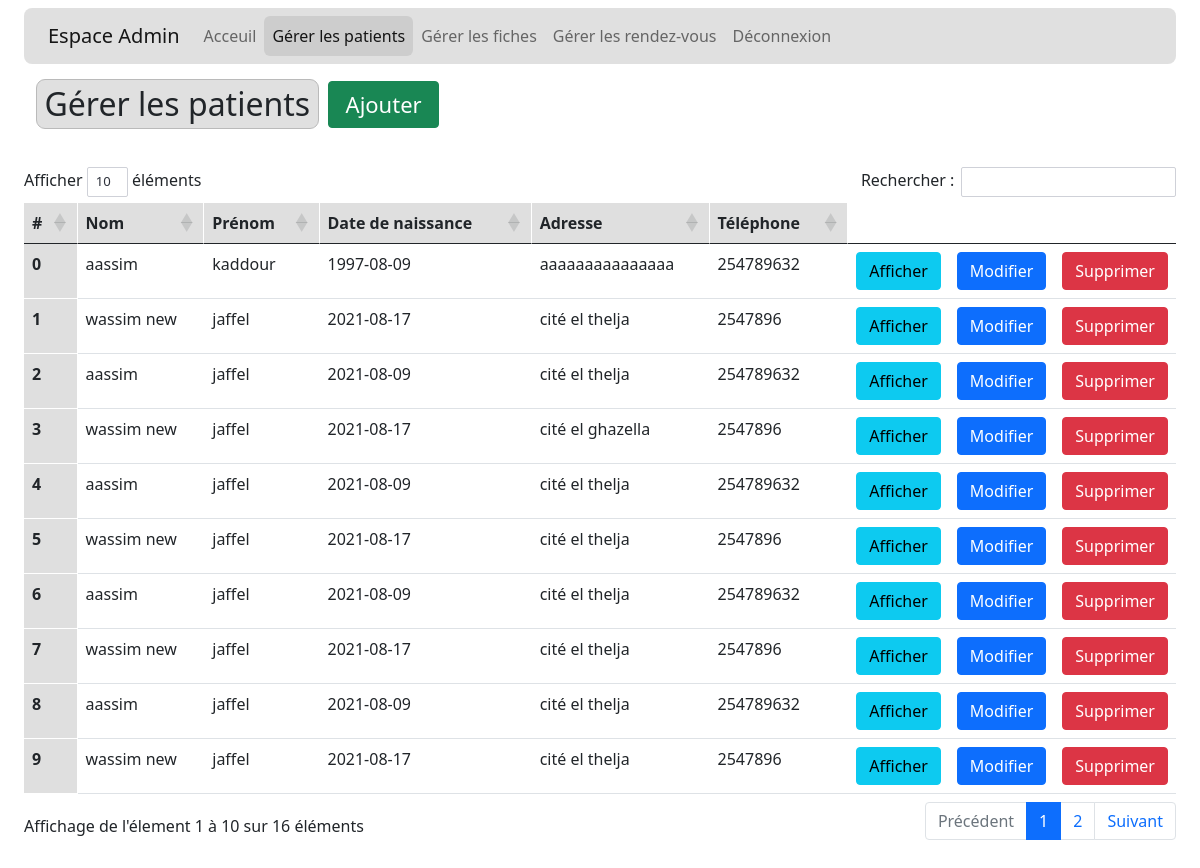
Page /manage_patient/index.php (signed in) on the committed database.
### tables this page shows
CREATE TABLE `patient` (
  `id` int(11) NOT NULL,
  `nom` varchar(45) NOT NULL,
  `prenom` varchar(45) NOT NULL,
  `date_de_naissance` date NOT NULL,
  `adresse` varchar(45) DEFAULT NULL,
  `tel` varchar(45) DEFAULT NULL,
  `profession` varchar(45) DEFAULT NULL
);

### src/services/patient_service.php (called while the page is built, shortened)
<?php
include($_SERVER["DOCUMENT_ROOT"]."/src/models/patient.php");
class patient_service
{
    protected $_db;
    public function __construct(PDO $db)
    {
        $this->_db = $db;
    }
    public function getAll()
    {
        $sql="SELECT * FROM patient";
        $result = $this->_db->query($sql);
        $patients = [];
        while($donneee=$result->fetch()){
            $_patient = new patient($donneee['id'],$donneee['nom'],$donneee['prenom'],$donneee['date_de_naissance'],$donneee['adresse'],$donneee['tel'],$donneee['profession']);
            array_push($patients,$_patient);
        }
        return $patients;
    }
}

### src/models/patient.php (called while the page is built, shortened)
<?php
class patient
{
    protected $id;
    protected $first_name;
    protected $last_name;
    protected $anniversary;
    protected $address;
    protected $tel;
    public function __construct($id, $first_name, $last_name,$anniversary,$address,$tel,$work)
    {
       $this->id = $id;
       $this->first_name = $first_name;
       $this->last_name = $last_name;
       $this->anniversary = $anniversary;
       $this->address = $address;
       $this->tel = $tel;
    }
    public function getId()
    {
        return $this->id;
    }
    public function getFirst_name()
    {
        return $this->first_name;
    }
    public function getLast_name()
    {
        return $this->last_name;
    }
    public function getAnniversary()
    {
        return $this->anniversary;
    }
    public function getAddress()
    {
        return $this->address;
    }
    public function getTel()
    {
        return $this->tel;
    }
}
?>

### manage_patient/index.php (the view, shortened to what this page needs)
<?php
include("../src/services/patient_service.php");
include('../db/config.php');
?>
<!DOCTYPE html>
<html lang="fr">
<head>
    <link href="https://cdn.jsdelivr.net/npm/bootstrap@5.1.0/dist/css/bootstrap.min.css" rel="stylesheet"
>
    <link href="../assets/style.css" rel="stylesheet">
    <link href="https://cdn.datatables.net/1.10.25/css/dataTables.bootstrap5.min.css" rel="stylesheet"
>
</head>
<body>
    <nav class="navbar navbar-light " aria-label="First navbar example">
        <div class="container-fluid">
            <div class="row" style="width: 100%;margin: auto;">
                <div class="col-md-12 col-lg-12">
                    <nav class="navbar navbar-expand-lg navbar-light bg-light" style="
    background-color: #d6d6d6bf !important;
    border-radius: 8px;
">
                        <div class="container-fluid">
                            <a class="navbar-brand" href="/">Espace Admin</a>
                            <div class="collapse navbar-collapse" id="navbarSupportedContent">
                                <ul class="navbar-nav me-auto mb-2 mb-lg-0">
                                    <li class="nav-item">
                                        <a class="nav-link" aria-current="page" href="/">Acceuil</a>
                                    </li>
                                    <li class="nav-item">
                                        <a class="nav-link active" href="/manage_patient/">Gérer les patients</a>
                                    </li>
                                    <li class="nav-item">
                                        <a class="nav-link" href="/manage_fiche/">Gérer les fiches</a>
                                    </li>
                                    <li class="nav-item">
                                        <a class="nav-link" href="/manage_appointment/">Gérer les rendez-vous</a>
                                    </li>
                                    <li class="nav-item">
                                        <a class="nav-link" href="/logout.php">Déconnexion</a>
                                    </li>
                                </ul>
                            </div>
                        </div>
                    </nav>
                </div>
            </div>
        </div>
    </nav>
    <div class="row" style="width: 98%;margin: auto;">
        <div class="col-md-12 col-lg-12">
            <div class="row" style="width: 98%;margin: auto;">
                <h2
                    style="width: fit-content;margin-bottom: 7px;margin-top: 7px;background-color: #e0e0e0;padding: 5px 8px;border-radius: 9px;border: 1px solid #bababa;float: left;">
                    Gérer les patients</h2>
                <a href="add_patient.php" class="btn btn-success"
                    style="width: 111px;float: right;height: fit-content;font-size: 22px;margin-left: 11px;margin: auto 9px;">Ajouter</a>
            </div>
            <table id="patientTable" class="table" style=" margin-top: 37px; ">
                <thead>
                    <tr>
                        <th scope="col">#</th>
                        <th scope="col">Nom</th>
                        <th scope="col">Prénom</th>
                        <th scope="col">Date de naissance</th>
                        <th scope="col">Adresse</th>
                        <th scope="col">Téléphone</th>
                        <th scope="col" style="width: 5%;"></th>
                        <th scope="col" style="width: 5%;"></th>
                        <th scope="col" style="width: 5%;"></th>
                    </tr>
                </thead>
                <tbody>
                    <?php $patient_service = new patient_service($db);
            $list_patient = $patient_service->getAll();
            for ($i=0; $i < count($list_patient); $i++) {
            ?>
                    <tr>
                        <th scope="row"><?php echo $i; ?></th>
                        <td><?php echo $list_patient[$i]->getFirst_name(); ?></td>
                        <td><?php echo $list_patient[$i]->getLast_name(); ?></td>
                        <td><?php echo $list_patient[$i]->getAnniversary(); ?></td>
                        <td><?php echo $list_patient[$i]->getAddress(); ?></td>
                        <td><?php echo $list_patient[$i]->getTel(); ?></td>
                        <td><a href="./patient.php?id=<?php echo $list_patient[$i]->getId(); ?>"
                                class="btn btn-info">Afficher</a></td>
                        <td><a href="edit_patient.php?id=<?php echo $list_patient[$i]->getId(); ?>"
                                class="btn btn-primary">Modifier</a></td>
                        <td><a href="delete_patient_action.php?id=<?php echo $list_patient[$i]->getId(); ?>"
                                class="btn btn-danger">Supprimer</a></td>
                    </tr>
                    <?php
                      }
                    ?>
                </tbody>
            </table>
        </div>
    </div>
</body>
</html>

### assets/style.css (style rules this page uses)
.navbar-light .navbar-nav .nav-link.active, .navbar-light .navbar-nav .show > .nav-link { background-color: #cdcdcd !important; border-radius: 6px; }
tr > th:nth-child(-n + 6) { background-color: #dfdfdf; border-right: 1px solid #ffffff; border-bottom: 1px solid #ffffff; }

### rows in the picture
patient: nom "aassim", prenom "kaddour", date_de_naissance "1997-08-09", adresse "aaaaaaaaaaaaaaa", tel "254789632"
patient: nom "wassim new", prenom "jaffel", date_de_naissance "2021-08-17", adresse "cité el thelja", tel "2547896"
patient: nom "aassim", prenom "jaffel", date_de_naissance "2021-08-09", adresse "cité el thelja", tel "254789632"
patient: nom "wassim new", prenom "jaffel", date_de_naissance "2021-08-17", adresse "cité el ghazella", tel "2547896"
patient: nom "aassim", prenom "jaffel", date_de_naissance "2021-08-09", adresse "cité el thelja", tel "254789632"
patient: nom "wassim new", prenom "jaffel", date_de_naissance "2021-08-17", adresse "cité el thelja", tel "2547896"
patient: nom "aassim", prenom "jaffel", date_de_naissance "2021-08-09", adresse "cité el thelja", tel "254789632"
patient: nom "wassim new", prenom "jaffel", date_de_naissance "2021-08-17", adresse "cité el thelja", tel "2547896"
patient: nom "aassim", prenom "jaffel", date_de_naissance "2021-08-09", adresse "cité el thelja", tel "254789632"
patient: nom "wassim new", prenom "jaffel", date_de_naissance "2021-08-17", adresse "cité el thelja", tel "2547896"
